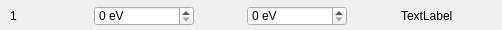
<?xml version='1.0' encoding='UTF-8'?>
<ui version="4.0">
 <class>Dialog</class>
 <widget class="QDialog" name="Dialog">
  <property name="geometry">
   <rect>
    <x>0</x>
    <y>0</y>
    <width>502</width>
    <height>30</height>
   </rect>
  </property>
  <property name="windowTitle">
   <string>Dialog</string>
  </property>
  <widget class="QWidget" name="gridLayoutWidget">
   <property name="geometry">
    <rect>
     <x>10</x>
     <y>0</y>
     <width>491</width>
     <height>32</height>
    </rect>
   </property>
   <layout class="QGridLayout" name="layout">
    <item column="6" row="0">
     <widget class="QLabel" name="label_counts">
      <property name="minimumSize">
       <size>
        <width>100</width>
        <height>0</height>
       </size>
      </property>
      <property name="maximumSize">
       <size>
        <width>100</width>
        <height>20</height>
       </size>
      </property>
      <property name="text">
       <string>TextLabel</string>
      </property>
     </widget>
    </item>
    <item column="1" row="0">
     <spacer name="horizontalSpacer_2">
      <property name="orientation">
       <enum>Qt::Horizontal</enum>
      </property>
      <property name="sizeHint" stdset="0">
       <size>
        <width>40</width>
        <height>20</height>
       </size>
      </property>
     </spacer>
    </item>
    <item column="2" row="0">
     <widget class="QSpinBox" name="spin_roi_lo">
      <property name="minimumSize">
       <size>
        <width>100</width>
        <height>0</height>
       </size>
      </property>
      <property name="maximumSize">
       <size>
        <width>100</width>
        <height>20</height>
       </size>
      </property>
     <property name="suffix"><string> eV</string></property></widget>
    </item>
    <item column="4" row="0">
     <widget class="QSpinBox" name="spin_roi_hi">
      <property name="minimumSize">
       <size>
        <width>100</width>
        <height>0</height>
       </size>
      </property>
      <property name="maximumSize">
       <size>
        <width>100</width>
        <height>20</height>
       </size>
      </property>
     <property name="suffix"><string> eV</string></property></widget>
    </item>
    <item column="3" row="0">
     <spacer name="horizontalSpacer">
      <property name="orientation">
       <enum>Qt::Horizontal</enum>
      </property>
      <property name="sizeHint" stdset="0">
       <size>
        <width>40</width>
        <height>20</height>
       </size>
      </property>
     </spacer>
    </item>
    <item column="0" row="0">
     <widget class="QLabel" name="label_channel">
      <property name="minimumSize">
       <size>
        <width>30</width>
        <height>15</height>
       </size>
      </property>
      <property name="maximumSize">
       <size>
        <width>30</width>
        <height>20</height>
       </size>
      </property>
      <property name="text">
       <string>1</string>
      </property>
     </widget>
    </item>
    <item column="5" row="0">
     <spacer name="horizontalSpacer_3">
      <property name="orientation">
       <enum>Qt::Horizontal</enum>
      </property>
      <property name="sizeHint" stdset="0">
       <size>
        <width>40</width>
        <height>20</height>
       </size>
      </property>
     </spacer>
    </item>
   </layout>
  </widget>
 </widget>
 <resources />
 <connections />
</ui>
